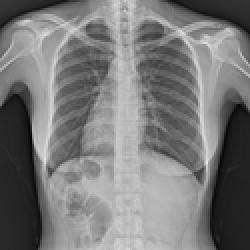
#> input picture lab02/rentgen.png, 125 x 125 px, shrunk from 500 x 500 before the run (shown 2 times larger)
$ jupyter execute lab02.ipynb
#> lines starting #> are read from the running program, lines starting #| are printed output that depends on the picture; after the words box and inside, x2 and y2 are one past the last pixel; in counts of white or black regions, pixels touching at a corner belong together
[cell 1]
from PIL import Image
import random
import numpy as np

[cell 2]
group_num = 25
variant_count = 10
variant_num = (group_num - 1) % variant_count + 1
variant_num

## Задачи лабораторной работы №2

Демонстрируется результат каждой операции (до и после).
Задания:
1. Приведение полноцветного изображения к полутоновому. Новое изображение
создаётся в режиме полутона (1 яркостный канал, формат bmp), где яркость каждого пикселя вычисляется (взвешенным) усреднением каналов исходного полноцветного изображения.
2. Приведение полутонового изображения к монохромному методом пороговой обработки. Демонстрируется на нескольких изображениях, например: контурная карта, рентгеновский снимок, скриншот из мультфильма, фотография, отпечаток пальца, неравномерно засвеченная страница текста.
    Вариант: 5. Алгоритм адаптивной бинаризации Кристиана.

[cell 3]
def pixel_mean_value_grayscale(pixel):
    return int(round((pixel[0] + pixel[1] + pixel[2]) / 3))

[cell 4]
def pixel_photoshop_grayscale(pixel):
    return int(round(pixel[0] * 0.3 + pixel[1] * 0.59 + pixel[2] * 0.11))

[cell 5]
def mean_grayscale(image):
    result = Image.new('L', (image.width, image.height))

    for x in range(result.width):
        for y in range(result.height):
            pixel = image.getpixel((x, y))
            new_pixel = int(round((pixel[0] + pixel[1] + pixel[2]) / 3))
            result.putpixel((x, y), new_pixel)

    return result

[cell 6]
def photoshop_grayscale(image):
    result = Image.new('L', (image.width, image.height))

    for x in range(result.width):
        for y in range(result.height):
            pixel = image.getpixel((x, y))
            new_pixel = int(round(pixel[0] * 0.3 + pixel[1] * 0.59 + pixel[2] * 0.11))
            result.putpixel((x, y), new_pixel)

    return result

[cell 7]
rentgen = Image.open('rentgen.png')
#> rentgen is the input picture: PIL image 125x125 RGB; min 1, max 229, mean 121
rentgen_mean_grayscale = mean_grayscale(rentgen)
#> in mean_grayscale, `result = Image.new('L', (image.width, image.height))`: result: PIL image 125x125 L; every value is 0
rentgen_photoshop_grayscale = photoshop_grayscale(rentgen)
rentgen_mean_grayscale.save('rentgen_mean_grayscale.png')
rentgen_photoshop_grayscale.save('rentgen_photoshop_grayscale.png')

[cell 8]
butterflies = Image.open('butterflies.png')
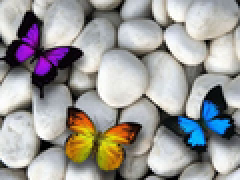
#> input picture lab02/butterflies.png, 120 x 90 px, shrunk from 480 x 360 before the run (shown 2 times larger)
#> butterflies is the input picture: PIL image 120x90 RGB; mean R, G, B 156.2, 154, 152.1
butterflies_mean_grayscale = mean_grayscale(butterflies)
#> in mean_grayscale (call 2), `result = Image.new('L', (image.width, image.height))`: result: PIL image 120x90 L; every value is 0
butterflies_photoshop_grayscale = photoshop_grayscale(butterflies)
butterflies_mean_grayscale.save('butterflies_mean_grayscale.png')
butterflies_photoshop_grayscale.save('butterflies_photoshop_grayscale.png')

[cell 9]
landscape = Image.open('landscape.png')
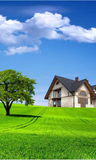
#> input picture lab02/landscape.png, 96 x 160 px, shrunk from 383 x 640 before the run
#> landscape is the input picture: PIL image 96x160 RGB; mean R, G, B 103.5, 150.9, 130.5
landscape_mean_grayscale = mean_grayscale(landscape)
#> in mean_grayscale (call 3), `result = Image.new('L', (image.width, image.height))`: result: PIL image 96x160 L; every value is 0
landscape_photoshop_grayscale = photoshop_grayscale(landscape)
#> after the loop in photoshop_grayscale (call 3), `for x in range(result.width):`:
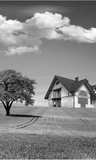
#> result: PIL image 96x160 L; min 0, max 254, mean 134.5
landscape_mean_grayscale.save('landscape_mean_grayscale.png')
landscape_photoshop_grayscale.save('landscape_photoshop_grayscale.png')

[cell 10]
def christian_binarize(image, window_size=15, k=0.5):
#> called with window_size = 15, k = 0.5
    gray_img = photoshop_grayscale(image)
    width, height = gray_img.size
#> width = 125; height = 125

    # Convert the grayscale image to a NumPy array
    gray_arr = np.asarray(gray_img, dtype=np.uint8)

    # Compute the global mean and standard deviation of the image
    global_mean = np.mean(gray_arr)
#> global_mean = 121
    global_std = np.std(gray_arr)
#> global_std = 54.56

    # Create an array to hold the threshold values for each pixel
    threshold_arr = np.zeros_like(gray_arr)
    # Compute the threshold for each pixel based on the local mean and standard deviation
    for i in range(height):
        for j in range(width):
            i_min = max(i - window_size // 2, 0)
            i_max = min(i + window_size // 2, height - 1)
            j_min = max(j - window_size // 2, 0)
            j_max = min(j + window_size // 2, width - 1)

            local_mean = np.mean(gray_arr[i_min:i_max+1, j_min:j_max+1])
            local_std = np.std(gray_arr[i_min:i_max+1, j_min:j_max+1])


            contrast = local_std / global_std
            threshold = (1 - k) * local_mean + k * global_mean + k * (local_mean - global_mean) * contrast
            threshold_arr[i, j] = threshold

    binary_arr = gray_arr > threshold_arr
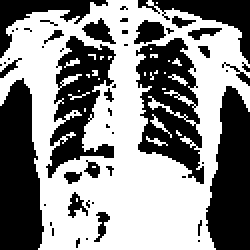
#> binary_arr: shape (125, 125) bool (shown 2 times larger); 54.5% white; 52 black regions (34 under 20 px), largest, box (x1, y1, x2, y2) and area: (0, 39, 22, 125) 1487, (68, 19, 102, 92) 1384, (103, 43, 125, 125) 1360
    binary_img = Image.fromarray(binary_arr.astype(np.uint8) * 255)

    return binary_img

[cell 11]
rentgen = Image.open('rentgen.png')
rentgen_bin_15 = christian_binarize(rentgen, 15)
rentgen_bin_15.save('rentgen_bin_15.png')

[cell 12]
butterflies = Image.open('butterflies.png')
butterflies_bin_15 = christian_binarize(butterflies, window_size = 15)
#> in christian_binarize (call 2), `binary_arr = gray_arr > threshold_arr`: binary_arr: shape (90, 120) bool; 61.8% white; 14 black regions (13 under 20 px), largest, box (x1, y1, x2, y2) and area: (0, 0, 120, 90) 4088
butterflies_bin_50 = christian_binarize(butterflies, window_size = 50)
#> call 3 of christian_binarize, with window_size = 50, k = 0.5
#> in christian_binarize (call 3), `binary_arr = gray_arr > threshold_arr`:
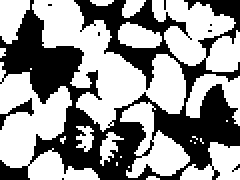
#> binary_arr: shape (90, 120) bool (shown 2 times larger); 58.5% white; 9 black regions (7 under 20 px), largest, box (x1, y1, x2, y2) and area: (0, 0, 120, 90) 4397, (0, 49, 17, 65) 70
butterflies_bin_15.save('butterflies_bin_15.png')
butterflies_bin_50.save('butterflies_bin_50.png')

[cell 13]
landscape = Image.open('landscape.png')
landscape_bin_15 = christian_binarize(landscape)
#> call 4 of christian_binarize, with window_size = 15, k = 0.5
#> in christian_binarize (call 4), `global_mean = np.mean(gray_arr)`: global_mean = 134.5
#> in christian_binarize (call 4), `global_std = np.std(gray_arr)`: global_std = 44.25
#> after the loop in christian_binarize (call 4), `for i in range(height):`:
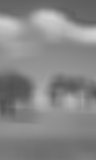
#> threshold_arr: shape (160, 96); min 81, max 209, mean 134.5
#> in christian_binarize (call 4), `binary_arr = gray_arr > threshold_arr`: binary_arr: shape (160, 96) bool; 50.8% white; 50 black regions (40 under 20 px), largest, box (x1, y1, x2, y2) and area: (0, 1, 96, 61) 2573, (0, 133, 96, 159) 1928, (44, 75, 96, 118) 1042
landscape_bin_15.save('landscape_bin_15.png')

[cell 14]
map_img = Image.open('map.png')
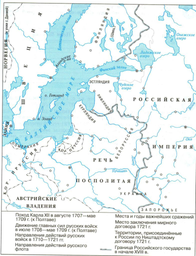
#> input picture lab02/map.png, 196 x 256 px, shrunk from 786 x 1024 before the run
#> map_img is the input picture: PIL image 196x256 RGB; mean R, G, B 226.8, 238.5, 239.8
map_bin_15 = christian_binarize(map_img, 15)
#> in photoshop_grayscale (call 8), `result = Image.new('L', (image.width, image.height))`: result: PIL image 196x256 L; every value is 0
#> after the loop in photoshop_grayscale (call 8), `for x in range(result.width):`:
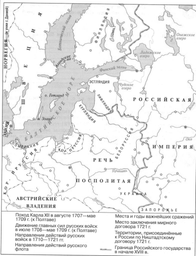
#> result: PIL image 196x256 L; min 77, max 255, mean 235.1
#> in christian_binarize (call 5), `global_mean = np.mean(gray_arr)`: global_mean = 235.1
#> in christian_binarize (call 5), `global_std = np.std(gray_arr)`: global_std = 28.74
#> after the loop in christian_binarize (call 5), `for i in range(height):`:
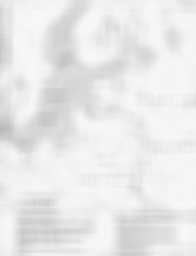
#> threshold_arr: shape (256, 196); min 181, max 248, mean 233.6
#> in christian_binarize (call 5), `binary_arr = gray_arr > threshold_arr`: binary_arr: shape (256, 196) bool; 68.8% white; 116 black regions (75 under 20 px), largest, box (x1, y1, x2, y2) and area: (0, 2, 196, 256) 12078, (118, 246, 191, 254) 232, (115, 230, 175, 243) 226
map_bin_50 = christian_binarize(map_img, 50)
#> in christian_binarize (call 6), `binary_arr = gray_arr > threshold_arr`:
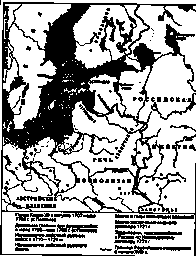
#> binary_arr: shape (256, 196) bool; 65.7% white; 116 black regions (81 under 20 px), largest, box (x1, y1, x2, y2) and area: (0, 2, 196, 256) 13453, (115, 230, 175, 243) 268, (118, 245, 191, 254) 239
map_bin_15.save('map_bin_15.png')
map_bin_50.save('map_bin_50.png')
